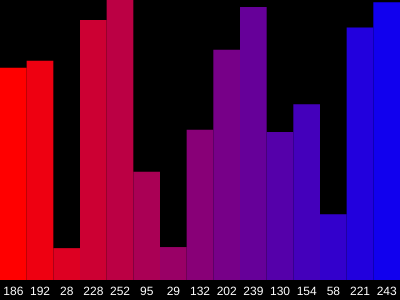
Frame 1 (no input)
Frame 60 (no input): identical to frame 1, image omitted
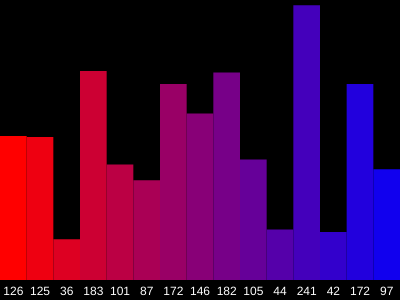
Frame 120 (the mouse pressed at the canvas centre since frame 60)

The p5.js sketch that drew these frames (run headless with seeded random() and noise() and a simulated clock; from frame 60 on, the mouse is pressed at the canvas centre):

// p5.js sketch
// ── sketch.js
let data = []; // Array to store random data
let barWidth;
let maxData;

function setup() {
  createCanvas(400, 300);
  
  // Generate random data
  for (let i = 0; i < 15; i++) {
    data.push(random(10, height - 30)); // Random values between 10 and height - 30
  }
  
  maxData = max(data); // Find the maximum value in the data
  
  // Calculate the width of each bar
  barWidth = width / data.length;
  
  // Add mousePressed event for interaction
  mousePressed();
}

function draw() {
  background(0); // Black background color
  
  // Draw bars for each data point
  for (let i = 0; i < data.length; i++) {
    let x = i * barWidth;
    let barHeight = map(data[i], 0, maxData, 0, height - 50); // Map data values to fit within canvas height
    
    // Create gradient fill for bars
    let c1 = color(255, 0, 0); // Start color (red)
    let c2 = color(0, 0, 255); // End color (blue)
    let c = lerpColor(c1, c2, i / data.length); // Interpolate between start and end colors
    
    // Draw the bar with gradient fill
    noStroke();
    fill(c);
    rect(x, height - barHeight - 20, barWidth, barHeight);
    
    // Display data value below each bar
    fill(255);
    textAlign(CENTER);
    text(round(data[i]), x + barWidth / 2, height - 5); // Adjusted position
  }
}

function mousePressed() {
  // Add animation to the data when mouse is pressed
  for (let i = 0; i < data.length; i++) {
    data[i] = random(10, height - 30);
  }
}
